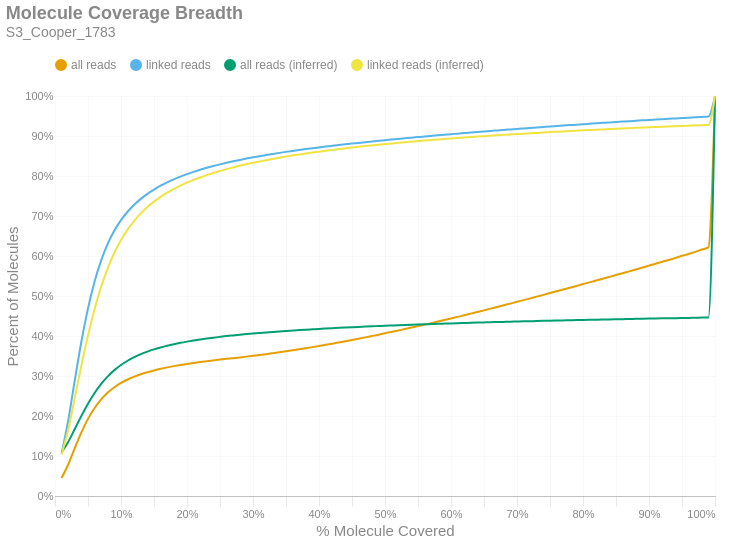

Notebook code for this chart:
### Markdown cell above
### Molecule Read Coverage
This chart shows molecule coverage breadth as computed by the number of bases aligned to that molecule. In other words, "*how much of each unique long molecule is actually sequenced/aligned?*" Keep in mind there is a distinction between sequences and alignments, since some sequences belonging to a particular molecule may not align well and wouldn't appear in the alignment data. This chart also shows molecule coverage breadth as computed by the *inferred fragment* from which the aligned sequences originate. Unlike read coverage, this calculation takes into account the total insert size, including unsequenced gaps between the forward and reverse reads. Like the previous figures, these are cumulative percents.

### Code cell
if SKIPLR:
    print_html(f"Skipped")
else:
    binned_df = consolidated_hist(valids['coverage_bp'], mask, 0.01, True)
    binned_df_inf = consolidated_hist(valids['coverage_inserts'], mask, 0.01, True)
    binned_df = binned_df.with_columns(pl.lit(binned_df_inf['all reads (cumsum)']).alias('all reads (inferred)'))
    binned_df = binned_df.with_columns(pl.lit(binned_df_inf['linked reads (cumsum)']).alias('linked reads (inferred)'))
    binned_df = binned_df.with_columns(
        (pl.col('bin').cast(pl.Float64) + 0.01).alias('right_edge')
    )

    with SafeRender(binned_df):
        (
            density_plot(binned_df, 'Molecule Coverage Breadth', samplename, 'molcov', ['all reads (inferred)','linked reads (inferred)'])
            .encode(
                #x=alt.X('bin:Q', title="% Molecule Covered").axis(format = '%').scale(padding=0),
                x=alt.X('right_edge:Q', title="% Molecule Covered").axis(format='%').scale(padding=0),
                y=alt.Y('value:Q', title='Percent of Molecules')
                    .axis(format='%')
                    .stack(False)
                    .scale(domainMin=0, padding=0),
                color=alt.Color("key:N").scale(domain = ["all reads", "linked reads", "all reads (inferred)", "linked reads (inferred)"]),
                tooltip = [
                    alt.Tooltip("key:N", title = "Data Type"),
                    alt.Tooltip("range_label:N", title="% Molecule Covered"),
                    alt.Tooltip("value:Q", format = ".2%", title="% Molecules")
                ]
            )
        ).display()

### Figure 1 — Vega-Lite specification as saved in the notebook (floating-point values rounded to 4 significant figures)
{"width": "container", "height": 400, "config": {"title": {"anchor": "start", "dy": -15, "fontSize": 18, "color": "#888888", "subtitleColor": "#888888", "subtitleFontSize": 14}, "arc": {"fill": "#0072B2"}, "axis": {"domainColor": "#888888", "domainWidth": 0.5, "gridWidth": 0.2, "grid": false, "titleFontWeight": 400, "titleFontSize": 15, "labelFontSize": 11, "labelColor": "#888888", "tickColor": "#888888", "tickWidth": 0.2, "titleColor": "#888888"}, "axisBand": {"grid": false}, "axisX": {"grid": true, "tickSize": 10, "domainCap": "round"}, "axisY": {"domain": false, "grid": true, "tickSize": 0, "domainCap": "round"}, "background": "transparent", "header": {"labelFontSize": 15, "labelColor": "#888888", "titleFontSize": 15, "titleFontWeight": 600, "titleColor": "#888888"}, "legend": {"labelFont": "sans-serif", "labelFontSize": 12, "labelColor": "#888888", "symbolSize": 100, "symbolType": "circle", "titleFontSize": 12, "titlePadding": 10, "titleColor": "#888888", "title": null, "orient": "top"}, "range": {"category": ["#E69F00", "#56B4E9", "#009E73", "#F0E442", "#0072B2", "#D55E00", "#CC79A7", "#000000"], "diverging": ["#cfe8f3", "#a2d4ec", "#73bfe2", "#46abdb", "#1696d2", "#12719e"]}, "area": {"fill": "#0072B2", "fillOpacity": 0.7, "line": true, "strokeOpacity": 0.7}, "line": {"color": "#0072B2", "stroke": "#0072B2", "strokeWidth": 2}, "trail": {"color": "#0072B2", "stroke": "#0072B2", "strokeWidth": 0, "size": 1}, "point": {"filled": true, "fillOpacity": 1.0, "size": 95}, "text": {"color": "#888888", "fontSize": 11, "align": "right", "fontWeight": 400, "size": 11}, "bar": {"fill": "#0072B2", "stroke": null}, "view": {"stroke": null, "continuousWidth": 660, "continuousHeight": 400}}, "data": {"name": "data-c9cc6e380baedde9c6ad75507c170136"}, "mark": {"type": "line", "interpolate": "monotone", "point": {"opacity": 0, "size": 275}}, "encoding": {"color": {"field": "key", "scale": {"domain": ["all reads", "linked reads", "all reads (inferred)", "linked reads (inferred)"]}, "type": "nominal"}, "tooltip": [{"field": "key", "title": "Data Type", "type": "nominal"}, {"field": "range_label", "title": "% Molecule Covered", "type": "nominal"}, {"field": "value", "format": ".2%", "title": "% Molecules", "type": "quantitative"}], "x": {"axis": {"format": "%"}, "field": "right_edge", "scale": {"padding": 0}, "title": "% Molecule Covered", "type": "quantitative"}, "y": {"axis": {"format": "%"}, "field": "value", "scale": {"domainMin": 0, "padding": 0}, "stack": false, "title": "Percent of Molecules", "type": "quantitative"}}, "params": [{"name": "param_c36ac31b6afebe62", "select": {"type": "point", "fields": ["key"]}, "bind": "legend"}], "title": {"text": "Molecule Coverage Breadth", "subtitle": "S3_Cooper_1783"}, "transform": [{"fold": ["all reads (cumsum)", "linked reads (cumsum)", "all reads (inferred)", "linked reads (inferred)"]}, {"calculate": "replace(datum.key, ' (cumsum)', '')", "as": "key"}, {"filter": {"param": "param_c36ac31b6afebe62"}}], "usermeta": {"embedOptions": {"downloadFileName": "S3_Cooper_1783.molcov"}}, "$schema": "https://vega.github.io/schema/vega-lite/v6.1.0.json", "datasets": {"data-c9cc6e380baedde9c6ad75507c170136": [{"bin": "0.0", "interval": "0.0-0.01", "all reads": 0.0449, "linked reads": 0.1061, "all reads (cumsum)": 0.0449, "linked reads (cumsum)": 0.1061, "range_label": "0.0-0.01", "all reads (inferred)": 0.1094, "linked reads (inferred)": 0.1036, "right_edge": 0.01}, {"bin": "0.01", "interval": "0.01-0.02", "all reads": 0.03391, "linked reads": 0.08262, "all reads (cumsum)": 0.0788, "linked reads (cumsum)": 0.1887, "range_label": "0.01-0.02", "all reads (inferred)": 0.1352, "linked reads (inferred)": 0.1661, "right_edge": 0.02}, {"bin": "0.02", "interval": "0.02-0.03", "all reads": 0.04107, "linked reads": 0.1008, "all reads (cumsum)": 0.1199, "linked reads (cumsum)": 0.2895, "range_label": "0.02-0.03", "all reads (inferred)": 0.1674, "linked reads (inferred)": 0.2453, "right_edge": 0.03}, {"bin": "0.03", "interval": "0.03-0.04", "all reads": 0.03935, "linked reads": 0.09677, "all reads (cumsum)": 0.1592, "linked reads (cumsum)": 0.3863, "range_label": "0.03-0.04", "all reads (inferred)": 0.2004, "linked reads (inferred)": 0.3264, "right_edge": 0.04}, {"bin": "0.04", "interval": "0.04-0.05", "all reads": 0.0336, "linked reads": 0.08272, "all reads (cumsum)": 0.1928, "linked reads (cumsum)": 0.469, "range_label": "0.04-0.05", "all reads (inferred)": 0.2309, "linked reads (inferred)": 0.4016, "right_edge": 0.05}, {"bin": "0.05", "interval": "0.05-0.06", "all reads": 0.02733, "linked reads": 0.06723, "all reads (cumsum)": 0.2202, "linked reads (cumsum)": 0.5362, "range_label": "0.05-0.06", "all reads (inferred)": 0.2576, "linked reads (inferred)": 0.4674, "right_edge": 0.06}, {"bin": "0.06", "interval": "0.06-0.07", "all reads": 0.02149, "linked reads": 0.05287, "all reads (cumsum)": 0.2416, "linked reads (cumsum)": 0.5891, "range_label": "0.06-0.07", "all reads (inferred)": 0.2803, "linked reads (inferred)": 0.5234, "right_edge": 0.07}, {"bin": "0.07", "interval": "0.07-0.08", "all reads": 0.01695, "linked reads": 0.04165, "all reads (cumsum)": 0.2586, "linked reads (cumsum)": 0.6307, "range_label": "0.07-0.08", "all reads (inferred)": 0.2992, "linked reads (inferred)": 0.57, "right_edge": 0.08}, {"bin": "0.08", "interval": "0.08-0.09", "all reads": 0.01335, "linked reads": 0.03275, "all reads (cumsum)": 0.2719, "linked reads (cumsum)": 0.6635, "range_label": "0.08-0.09", "all reads (inferred)": 0.3147, "linked reads (inferred)": 0.6082, "right_edge": 0.09}, {"bin": "0.09", "interval": "0.09-0.1", "all reads": 0.01065, "linked reads": 0.02605, "all reads (cumsum)": 0.2826, "linked reads (cumsum)": 0.6895, "range_label": "0.09-0.1", "all reads (inferred)": 0.3275, "linked reads (inferred)": 0.6399, "right_edge": 0.1}, {"bin": "0.1", "interval": "0.1-0.11", "all reads": 0.008644, "linked reads": 0.02112, "all reads (cumsum)": 0.2912, "linked reads (cumsum)": 0.7107, "range_label": "0.1-0.11", "all reads (inferred)": 0.3381, "linked reads (inferred)": 0.666, "right_edge": 0.11}, {"bin": "0.11", "interval": "0.11-0.12", "all reads": 0.007103, "linked reads": 0.01735, "all reads (cumsum)": 0.2983, "linked reads (cumsum)": 0.728, "range_label": "0.11-0.12", "all reads (inferred)": 0.3471, "linked reads (inferred)": 0.688, "right_edge": 0.12}, {"bin": "0.12", "interval": "0.12-0.13", "all reads": 0.006077, "linked reads": 0.01479, "all reads (cumsum)": 0.3044, "linked reads (cumsum)": 0.7428, "range_label": "0.12-0.13", "all reads (inferred)": 0.3546, "linked reads (inferred)": 0.7065, "right_edge": 0.13}, {"bin": "0.13", "interval": "0.13-0.14", "all reads": 0.005113, "linked reads": 0.01242, "all reads (cumsum)": 0.3095, "linked reads (cumsum)": 0.7552, "range_label": "0.13-0.14", "all reads (inferred)": 0.361, "linked reads (inferred)": 0.7223, "right_edge": 0.14}, {"bin": "0.14", "interval": "0.14-0.15", "all reads": 0.004445, "linked reads": 0.01077, "all reads (cumsum)": 0.314, "linked reads (cumsum)": 0.766, "range_label": "0.14-0.15", "all reads (inferred)": 0.3666, "linked reads (inferred)": 0.7359, "right_edge": 0.15}, {"bin": "0.15", "interval": "0.15-0.16", "all reads": 0.004019, "linked reads": 0.009686, "all reads (cumsum)": 0.318, "linked reads (cumsum)": 0.7757, "range_label": "0.15-0.16", "all reads (inferred)": 0.3714, "linked reads (inferred)": 0.7478, "right_edge": 0.16}, {"bin": "0.16", "interval": "0.16-0.17", "all reads": 0.003529, "linked reads": 0.008467, "all reads (cumsum)": 0.3215, "linked reads (cumsum)": 0.7841, "range_label": "0.16-0.17", "all reads (inferred)": 0.3757, "linked reads (inferred)": 0.7582, "right_edge": 0.17}, {"bin": "0.17", "interval": "0.17-0.18", "all reads": 0.003141, "linked reads": 0.007495, "all reads (cumsum)": 0.3247, "linked reads (cumsum)": 0.7916, "range_label": "0.17-0.18", "all reads (inferred)": 0.3795, "linked reads (inferred)": 0.7675, "right_edge": 0.18}, {"bin": "0.18", "interval": "0.18-0.19", "all reads": 0.002894, "linked reads": 0.006826, "all reads (cumsum)": 0.3276, "linked reads (cumsum)": 0.7985, "range_label": "0.18-0.19", "all reads (inferred)": 0.3829, "linked reads (inferred)": 0.7759, "right_edge": 0.19}, {"bin": "0.19", "interval": "0.19-0.2", "all reads": 0.002628, "linked reads": 0.006161, "all reads (cumsum)": 0.3302, "linked reads (cumsum)": 0.8046, "range_label": "0.19-0.2", "all reads (inferred)": 0.3859, "linked reads (inferred)": 0.7834, "right_edge": 0.2}, {"bin": "0.2", "interval": "0.2-0.21", "all reads": 0.002428, "linked reads": 0.005649, "all reads (cumsum)": 0.3326, "linked reads (cumsum)": 0.8103, "range_label": "0.2-0.21", "all reads (inferred)": 0.3887, "linked reads (inferred)": 0.7902, "right_edge": 0.21}, {"bin": "0.21", "interval": "0.21-0.22", "all reads": 0.002309, "linked reads": 0.005287, "all reads (cumsum)": 0.3349, "linked reads (cumsum)": 0.8156, "range_label": "0.21-0.22", "all reads (inferred)": 0.3912, "linked reads (inferred)": 0.7964, "right_edge": 0.22}, {"bin": "0.22", "interval": "0.22-0.23", "all reads": 0.002153, "linked reads": 0.004851, "all reads (cumsum)": 0.3371, "linked reads (cumsum)": 0.8204, "range_label": "0.22-0.23", "all reads (inferred)": 0.3936, "linked reads (inferred)": 0.8021, "right_edge": 0.23}, {"bin": "0.23", "interval": "0.23-0.24", "all reads": 0.001997, "linked reads": 0.00444, "all reads (cumsum)": 0.3391, "linked reads (cumsum)": 0.8249, "range_label": "0.23-0.24", "all reads (inferred)": 0.3958, "linked reads (inferred)": 0.8075, "right_edge": 0.24}, {"bin": "0.24", "interval": "0.24-0.25", "all reads": 0.001927, "linked reads": 0.004227, "all reads (cumsum)": 0.341, "linked reads (cumsum)": 0.8291, "range_label": "0.24-0.25", "all reads (inferred)": 0.3978, "linked reads (inferred)": 0.8125, "right_edge": 0.25}, {"bin": "0.25", "interval": "0.25-0.26", "all reads": 0.001848, "linked reads": 0.003929, "all reads (cumsum)": 0.3429, "linked reads (cumsum)": 0.833, "range_label": "0.25-0.26", "all reads (inferred)": 0.3998, "linked reads (inferred)": 0.8172, "right_edge": 0.26}, {"bin": "0.26", "interval": "0.26-0.27", "all reads": 0.001809, "linked reads": 0.003665, "all reads (cumsum)": 0.3447, "linked reads (cumsum)": 0.8367, "range_label": "0.26-0.27", "all reads (inferred)": 0.4015, "linked reads (inferred)": 0.8214, "right_edge": 0.27}, {"bin": "0.27", "interval": "0.27-0.28", "all reads": 0.001855, "linked reads": 0.003509, "all reads (cumsum)": 0.3465, "linked reads (cumsum)": 0.8402, "range_label": "0.27-0.28", "all reads (inferred)": 0.4032, "linked reads (inferred)": 0.8255, "right_edge": 0.28}, {"bin": "0.28", "interval": "0.28-0.29", "all reads": 0.001931, "linked reads": 0.00335, "all reads (cumsum)": 0.3484, "linked reads (cumsum)": 0.8435, "range_label": "0.28-0.29", "all reads (inferred)": 0.4047, "linked reads (inferred)": 0.8293, "right_edge": 0.29}, {"bin": "0.29", "interval": "0.29-0.3", "all reads": 0.001989, "linked reads": 0.003115, "all reads (cumsum)": 0.3504, "linked reads (cumsum)": 0.8467, "range_label": "0.29-0.3", "all reads (inferred)": 0.4062, "linked reads (inferred)": 0.833, "right_edge": 0.3}, {"bin": "0.3", "interval": "0.3-0.31", "all reads": 0.00204, "linked reads": 0.002928, "all reads (cumsum)": 0.3525, "linked reads (cumsum)": 0.8496, "range_label": "0.3-0.31", "all reads (inferred)": 0.4076, "linked reads (inferred)": 0.8363, "right_edge": 0.31}, {"bin": "0.31", "interval": "0.31-0.32", "all reads": 0.002175, "linked reads": 0.002812, "all reads (cumsum)": 0.3547, "linked reads (cumsum)": 0.8524, "range_label": "0.31-0.32", "all reads (inferred)": 0.409, "linked reads (inferred)": 0.8396, "right_edge": 0.32}, {"bin": "0.32", "interval": "0.32-0.33", "all reads": 0.002304, "linked reads": 0.002774, "all reads (cumsum)": 0.357, "linked reads (cumsum)": 0.8552, "range_label": "0.32-0.33", "all reads (inferred)": 0.4102, "linked reads (inferred)": 0.8427, "right_edge": 0.33}, {"bin": "0.33", "interval": "0.33-0.34", "all reads": 0.002353, "linked reads": 0.002654, "all reads (cumsum)": 0.3593, "linked reads (cumsum)": 0.8578, "range_label": "0.33-0.34", "all reads (inferred)": 0.4115, "linked reads (inferred)": 0.8457, "right_edge": 0.34}, {"bin": "0.34", "interval": "0.34-0.35", "all reads": 0.002409, "linked reads": 0.002513, "all reads (cumsum)": 0.3617, "linked reads (cumsum)": 0.8603, "range_label": "0.34-0.35", "all reads (inferred)": 0.4126, "linked reads (inferred)": 0.8485, "right_edge": 0.35}, {"bin": "0.35", "interval": "0.35-0.36", "all reads": 0.002506, "linked reads": 0.0024, "all reads (cumsum)": 0.3642, "linked reads (cumsum)": 0.8627, "range_label": "0.35-0.36", "all reads (inferred)": 0.4137, "linked reads (inferred)": 0.8511, "right_edge": 0.36}, {"bin": "0.36", "interval": "0.36-0.37", "all reads": 0.002561, "linked reads": 0.002277, "all reads (cumsum)": 0.3668, "linked reads (cumsum)": 0.865, "range_label": "0.36-0.37", "all reads (inferred)": 0.4148, "linked reads (inferred)": 0.8537, "right_edge": 0.37}, {"bin": "0.37", "interval": "0.37-0.38", "all reads": 0.002658, "linked reads": 0.002221, "all reads (cumsum)": 0.3694, "linked reads (cumsum)": 0.8672, "range_label": "0.37-0.38", "all reads (inferred)": 0.4158, "linked reads (inferred)": 0.8562, "right_edge": 0.38}, {"bin": "0.38", "interval": "0.38-0.39", "all reads": 0.002736, "linked reads": 0.00216, "all reads (cumsum)": 0.3722, "linked reads (cumsum)": 0.8694, "range_label": "0.38-0.39", "all reads (inferred)": 0.4168, "linked reads (inferred)": 0.8586, "right_edge": 0.39}, {"bin": "0.39", "interval": "0.39-0.4", "all reads": 0.002823, "linked reads": 0.00209, "all reads (cumsum)": 0.375, "linked reads (cumsum)": 0.8715, "range_label": "0.39-0.4", "all reads (inferred)": 0.4177, "linked reads (inferred)": 0.8609, "right_edge": 0.4}, {"bin": "0.4", "interval": "0.4-0.41", "all reads": 0.002889, "linked reads": 0.002015, "all reads (cumsum)": 0.3779, "linked reads (cumsum)": 0.8735, "range_label": "0.4-0.41", "all reads (inferred)": 0.4186, "linked reads (inferred)": 0.8631, "right_edge": 0.41}, {"bin": "0.41", "interval": "0.41-0.42", "all reads": 0.002959, "linked reads": 0.001924, "all reads (cumsum)": 0.3809, "linked reads (cumsum)": 0.8754, "range_label": "0.41-0.42", "all reads (inferred)": 0.4195, "linked reads (inferred)": 0.8652, "right_edge": 0.42}, {"bin": "0.42", "interval": "0.42-0.43", "all reads": 0.003052, "linked reads": 0.00189, "all reads (cumsum)": 0.3839, "linked reads (cumsum)": 0.8773, "range_label": "0.42-0.43", "all reads (inferred)": 0.4204, "linked reads (inferred)": 0.8672, "right_edge": 0.43}, {"bin": "0.43", "interval": "0.43-0.44", "all reads": 0.003089, "linked reads": 0.001885, "all reads (cumsum)": 0.387, "linked reads (cumsum)": 0.8792, "range_label": "0.43-0.44", "all reads (inferred)": 0.4212, "linked reads (inferred)": 0.8692, "right_edge": 0.44}, {"bin": "0.44", "interval": "0.44-0.45", "all reads": 0.003145, "linked reads": 0.00182, "all reads (cumsum)": 0.3901, "linked reads (cumsum)": 0.881, "range_label": "0.44-0.45", "all reads (inferred)": 0.422, "linked reads (inferred)": 0.8711, "right_edge": 0.45}, {"bin": "0.45", "interval": "0.45-0.46", "all reads": 0.003205, "linked reads": 0.001766, "all reads (cumsum)": 0.3933, "linked reads (cumsum)": 0.8828, "range_label": "0.45-0.46", "all reads (inferred)": 0.4228, "linked reads (inferred)": 0.8729, "right_edge": 0.46}, {"bin": "0.46", "interval": "0.46-0.47", "all reads": 0.003252, "linked reads": 0.001701, "all reads (cumsum)": 0.3966, "linked reads (cumsum)": 0.8845, "range_label": "0.46-0.47", "all reads (inferred)": 0.4235, "linked reads (inferred)": 0.8747, "right_edge": 0.47}, {"bin": "0.47", "interval": "0.47-0.48", "all reads": 0.00331, "linked reads": 0.001694, "all reads (cumsum)": 0.3999, "linked reads (cumsum)": 0.8862, "range_label": "0.47-0.48", "all reads (inferred)": 0.4242, "linked reads (inferred)": 0.8764, "right_edge": 0.48}, {"bin": "0.48", "interval": "0.48-0.49", "all reads": 0.00332, "linked reads": 0.001733, "all reads (cumsum)": 0.4032, "linked reads (cumsum)": 0.8879, "range_label": "0.48-0.49", "all reads (inferred)": 0.4249, "linked reads (inferred)": 0.8781, "right_edge": 0.49}, {"bin": "0.49", "interval": "0.49-0.5", "all reads": 0.0037, "linked reads": 0.001689, "all reads (cumsum)": 0.4069, "linked reads (cumsum)": 0.8896, "range_label": "0.49-0.5", "all reads (inferred)": 0.4256, "linked reads (inferred)": 0.8798, "right_edge": 0.5}, {"bin": "0.5", "interval": "0.5-0.51", "all reads": 0.00321, "linked reads": 0.001556, "all reads (cumsum)": 0.4101, "linked reads (cumsum)": 0.8912, "range_label": "0.5-0.51", "all reads (inferred)": 0.4262, "linked reads (inferred)": 0.8813, "right_edge": 0.51}, {"bin": "0.51", "interval": "0.51-0.52", "all reads": 0.003637, "linked reads": 0.001603, "all reads (cumsum)": 0.4138, "linked reads (cumsum)": 0.8928, "range_label": "0.51-0.52", "all reads (inferred)": 0.4269, "linked reads (inferred)": 0.8829, "right_edge": 0.52}, {"bin": "0.52", "interval": "0.52-0.53", "all reads": 0.003527, "linked reads": 0.001558, "all reads (cumsum)": 0.4173, "linked reads (cumsum)": 0.8943, "range_label": "0.52-0.53", "all reads (inferred)": 0.4275, "linked reads (inferred)": 0.8844, "right_edge": 0.53}, {"bin": "0.53", "interval": "0.53-0.54", "all reads": 0.00373, "linked reads": 0.001492, "all reads (cumsum)": 0.421, "linked reads (cumsum)": 0.8958, "range_label": "0.53-0.54", "all reads (inferred)": 0.4281, "linked reads (inferred)": 0.8858, "right_edge": 0.54}, {"bin": "0.54", "interval": "0.54-0.55", "all reads": 0.003647, "linked reads": 0.00147, "all reads (cumsum)": 0.4247, "linked reads (cumsum)": 0.8973, "range_label": "0.54-0.55", "all reads (inferred)": 0.4287, "linked reads (inferred)": 0.8872, "right_edge": 0.55}, {"bin": "0.55", "interval": "0.55-0.56", "all reads": 0.003805, "linked reads": 0.001474, "all reads (cumsum)": 0.4285, "linked reads (cumsum)": 0.8987, "range_label": "0.55-0.56", "all reads (inferred)": 0.4293, "linked reads (inferred)": 0.8886, "right_edge": 0.56}, {"bin": "0.56", "interval": "0.56-0.57", "all reads": 0.003765, "linked reads": 0.001489, "all reads (cumsum)": 0.4322, "linked reads (cumsum)": 0.9002, "range_label": "0.56-0.57", "all reads (inferred)": 0.4299, "linked reads (inferred)": 0.89, "right_edge": 0.57}, {"bin": "0.57", "interval": "0.57-0.58", "all reads": 0.00381, "linked reads": 0.001466, "all reads (cumsum)": 0.4361, "linked reads (cumsum)": 0.9017, "range_label": "0.57-0.58", "all reads (inferred)": 0.4304, "linked reads (inferred)": 0.8913, "right_edge": 0.58}, {"bin": "0.58", "interval": "0.58-0.59", "all reads": 0.003877, "linked reads": 0.001404, "all reads (cumsum)": 0.4399, "linked reads (cumsum)": 0.9031, "range_label": "0.58-0.59", "all reads (inferred)": 0.431, "linked reads (inferred)": 0.8926, "right_edge": 0.59}, {"bin": "0.59", "interval": "0.59-0.6", "all reads": 0.003987, "linked reads": 0.001438, "all reads (cumsum)": 0.4439, "linked reads (cumsum)": 0.9045, "range_label": "0.59-0.6", "all reads (inferred)": 0.4315, "linked reads (inferred)": 0.8938, "right_edge": 0.6}, {"bin": "0.6", "interval": "0.6-0.61", "all reads": 0.003855, "linked reads": 0.001358, "all reads (cumsum)": 0.4478, "linked reads (cumsum)": 0.9059, "range_label": "0.6-0.61", "all reads (inferred)": 0.432, "linked reads (inferred)": 0.8951, "right_edge": 0.61}, {"bin": "0.61", "interval": "0.61-0.62", "all reads": 0.004076, "linked reads": 0.00139, "all reads (cumsum)": 0.4519, "linked reads (cumsum)": 0.9073, "range_label": "0.61-0.62", "all reads (inferred)": 0.4325, "linked reads (inferred)": 0.8963, "right_edge": 0.62}, {"bin": "0.62", "interval": "0.62-0.63", "all reads": 0.004053, "linked reads": 0.001385, "all reads (cumsum)": 0.4559, "linked reads (cumsum)": 0.9087, "range_label": "0.62-0.63", "all reads (inferred)": 0.433, "linked reads (inferred)": 0.8974, "right_edge": 0.63}, {"bin": "0.63", "interval": "0.63-0.64", "all reads": 0.004091, "linked reads": 0.001347, "all reads (cumsum)": 0.46, "linked reads (cumsum)": 0.91, "range_label": "0.63-0.64", "all reads (inferred)": 0.4335, "linked reads (inferred)": 0.8986, "right_edge": 0.64}, {"bin": "0.64", "interval": "0.64-0.65", "all reads": 0.004096, "linked reads": 0.001282, "all reads (cumsum)": 0.4641, "linked reads (cumsum)": 0.9113, "range_label": "0.64-0.65", "all reads (inferred)": 0.434, "linked reads (inferred)": 0.8997, "right_edge": 0.65}, {"bin": "0.65", "interval": "0.65-0.66", "all reads": 0.004308, "linked reads": 0.001352, "all reads (cumsum)": 0.4684, "linked reads (cumsum)": 0.9127, "range_label": "0.65-0.66", "all reads (inferred)": 0.4344, "linked reads (inferred)": 0.9008, "right_edge": 0.66}, {"bin": "0.66", "interval": "0.66-0.67", "all reads": 0.004117, "linked reads": 0.001292, "all reads (cumsum)": 0.4725, "linked reads (cumsum)": 0.914, "range_label": "0.66-0.67", "all reads (inferred)": 0.4349, "linked reads (inferred)": 0.9018, "right_edge": 0.67}, {"bin": "0.67", "interval": "0.67-0.68", "all reads": 0.004272, "linked reads": 0.00129, "all reads (cumsum)": 0.4768, "linked reads (cumsum)": 0.9152, "range_label": "0.67-0.68", "all reads (inferred)": 0.4353, "linked reads (inferred)": 0.9028, "right_edge": 0.68}, {"bin": "0.68", "interval": "0.68-0.69", "all reads": 0.0042, "linked reads": 0.001255, "all reads (cumsum)": 0.481, "linked reads (cumsum)": 0.9165, "range_label": "0.68-0.69", "all reads (inferred)": 0.4357, "linked reads (inferred)": 0.9038, "right_edge": 0.69}, {"bin": "0.69", "interval": "0.69-0.7", "all reads": 0.004413, "linked reads": 0.001271, "all reads (cumsum)": 0.4854, "linked reads (cumsum)": 0.9178, "range_label": "0.69-0.7", "all reads (inferred)": 0.4362, "linked reads (inferred)": 0.9048, "right_edge": 0.7}, {"bin": "0.7", "interval": "0.7-0.71", "all reads": 0.004277, "linked reads": 0.00122, "all reads (cumsum)": 0.4897, "linked reads (cumsum)": 0.919, "range_label": "0.7-0.71", "all reads (inferred)": 0.4366, "linked reads (inferred)": 0.9059, "right_edge": 0.71}, {"bin": "0.71", "interval": "0.71-0.72", "all reads": 0.00435, "linked reads": 0.001229, "all reads (cumsum)": 0.494, "linked reads (cumsum)": 0.9202, "range_label": "0.71-0.72", "all reads (inferred)": 0.437, "linked reads (inferred)": 0.9068, "right_edge": 0.72}, {"bin": "0.72", "interval": "0.72-0.73", "all reads": 0.004417, "linked reads": 0.00121, "all reads (cumsum)": 0.4984, "linked reads (cumsum)": 0.9214, "range_label": "0.72-0.73", "all reads (inferred)": 0.4374, "linked reads (inferred)": 0.9078, "right_edge": 0.73}, {"bin": "0.73", "interval": "0.73-0.74", "all reads": 0.004348, "linked reads": 0.001233, "all reads (cumsum)": 0.5028, "linked reads (cumsum)": 0.9227, "range_label": "0.73-0.74", "all reads (inferred)": 0.4378, "linked reads (inferred)": 0.9087, "right_edge": 0.74}, {"bin": "0.74", "interval": "0.74-0.75", "all reads": 0.004624, "linked reads": 0.001221, "all reads (cumsum)": 0.5074, "linked reads (cumsum)": 0.9239, "range_label": "0.74-0.75", "all reads (inferred)": 0.4382, "linked reads (inferred)": 0.9097, "right_edge": 0.75}, {"bin": "0.75", "interval": "0.75-0.76", "all reads": 0.004323, "linked reads": 0.001129, "all reads (cumsum)": 0.5117, "linked reads (cumsum)": 0.925, "range_label": "0.75-0.76", "all reads (inferred)": 0.4386, "linked reads (inferred)": 0.9106, "right_edge": 0.76}, {"bin": "0.76", "interval": "0.76-0.77", "all reads": 0.004448, "linked reads": 0.001131, "all reads (cumsum)": 0.5162, "linked reads (cumsum)": 0.9261, "range_label": "0.76-0.77", "all reads (inferred)": 0.439, "linked reads (inferred)": 0.9115, "right_edge": 0.77}, {"bin": "0.77", "interval": "0.77-0.78", "all reads": 0.004415, "linked reads": 0.001148, "all reads (cumsum)": 0.5206, "linked reads (cumsum)": 0.9273, "range_label": "0.77-0.78", "all reads (inferred)": 0.4394, "linked reads (inferred)": 0.9124, "right_edge": 0.78}, {"bin": "0.78", "interval": "0.78-0.79", "all reads": 0.004484, "linked reads": 0.001117, "all reads (cumsum)": 0.5251, "linked reads (cumsum)": 0.9284, "range_label": "0.78-0.79", "all reads (inferred)": 0.4398, "linked reads (inferred)": 0.9132, "right_edge": 0.79}, {"bin": "0.79", "interval": "0.79-0.8", "all reads": 0.004695, "linked reads": 0.001179, "all reads (cumsum)": 0.5298, "linked reads (cumsum)": 0.9296, "range_label": "0.79-0.8", "all reads (inferred)": 0.4401, "linked reads (inferred)": 0.9141, "right_edge": 0.8}, {"bin": "0.8", "interval": "0.8-0.81", "all reads": 0.004325, "linked reads": 0.001072, "all reads (cumsum)": 0.5341, "linked reads (cumsum)": 0.9307, "range_label": "0.8-0.81", "all reads (inferred)": 0.4405, "linked reads (inferred)": 0.9149, "right_edge": 0.81}, {"bin": "0.81", "interval": "0.81-0.82", "all reads": 0.004517, "linked reads": 0.001092, "all reads (cumsum)": 0.5386, "linked reads (cumsum)": 0.9317, "range_label": "0.81-0.82", "all reads (inferred)": 0.4408, "linked reads (inferred)": 0.9157, "right_edge": 0.82}, {"bin": "0.82", "interval": "0.82-0.83", "all reads": 0.00463, "linked reads": 0.001102, "all reads (cumsum)": 0.5433, "linked reads (cumsum)": 0.9328, "range_label": "0.82-0.83", "all reads (inferred)": 0.4412, "linked reads (inferred)": 0.9165, "right_edge": 0.83}, {"bin": "0.83", "interval": "0.83-0.84", "all reads": 0.004581, "linked reads": 0.001097, "all reads (cumsum)": 0.5478, "linked reads (cumsum)": 0.9339, "range_label": "0.83-0.84", "all reads (inferred)": 0.4415, "linked reads (inferred)": 0.9173, "right_edge": 0.84}, {"bin": "0.84", "interval": "0.84-0.85", "all reads": 0.004562, "linked reads": 0.001023, "all reads (cumsum)": 0.5524, "linked reads (cumsum)": 0.935, "range_label": "0.84-0.85", "all reads (inferred)": 0.4418, "linked reads (inferred)": 0.9181, "right_edge": 0.85}, {"bin": "0.85", "interval": "0.85-0.86", "all reads": 0.004628, "linked reads": 0.001049, "all reads (cumsum)": 0.557, "linked reads (cumsum)": 0.936, "range_label": "0.85-0.86", "all reads (inferred)": 0.4422, "linked reads (inferred)": 0.9188, "right_edge": 0.86}, {"bin": "0.86", "interval": "0.86-0.87", "all reads": 0.004603, "linked reads": 0.001043, "all reads (cumsum)": 0.5616, "linked reads (cumsum)": 0.9371, "range_label": "0.86-0.87", "all reads (inferred)": 0.4425, "linked reads (inferred)": 0.9196, "right_edge": 0.87}, {"bin": "0.87", "interval": "0.87-0.88", "all reads": 0.004751, "linked reads": 0.001018, "all reads (cumsum)": 0.5664, "linked reads (cumsum)": 0.9381, "range_label": "0.87-0.88", "all reads (inferred)": 0.4428, "linked reads (inferred)": 0.9203, "right_edge": 0.88}, {"bin": "0.88", "interval": "0.88-0.89", "all reads": 0.004705, "linked reads": 0.001013, "all reads (cumsum)": 0.5711, "linked reads (cumsum)": 0.9391, "range_label": "0.88-0.89", "all reads (inferred)": 0.4431, "linked reads (inferred)": 0.921, "right_edge": 0.89}, {"bin": "0.89", "interval": "0.89-0.9", "all reads": 0.004849, "linked reads": 0.00103, "all reads (cumsum)": 0.5759, "linked reads (cumsum)": 0.9401, "range_label": "0.89-0.9", "all reads (inferred)": 0.4435, "linked reads (inferred)": 0.9218, "right_edge": 0.9}, {"bin": "0.9", "interval": "0.9-0.91", "all reads": 0.004578, "linked reads": 0.0009345, "all reads (cumsum)": 0.5805, "linked reads (cumsum)": 0.9411, "range_label": "0.9-0.91", "all reads (inferred)": 0.4438, "linked reads (inferred)": 0.9225, "right_edge": 0.91}, {"bin": "0.91", "interval": "0.91-0.92", "all reads": 0.005135, "linked reads": 0.0009496, "all reads (cumsum)": 0.5856, "linked reads (cumsum)": 0.942, "range_label": "0.91-0.92", "all reads (inferred)": 0.4441, "linked reads (inferred)": 0.9232, "right_edge": 0.92}, {"bin": "0.92", "interval": "0.92-0.93", "all reads": 0.004549, "linked reads": 0.000982, "all reads (cumsum)": 0.5902, "linked reads (cumsum)": 0.943, "range_label": "0.92-0.93", "all reads (inferred)": 0.4444, "linked reads (inferred)": 0.9238, "right_edge": 0.93}, {"bin": "0.93", "interval": "0.93-0.94", "all reads": 0.00492, "linked reads": 0.0009479, "all reads (cumsum)": 0.5951, "linked reads (cumsum)": 0.9439, "range_label": "0.93-0.94", "all reads (inferred)": 0.4447, "linked reads (inferred)": 0.9245, "right_edge": 0.94}, {"bin": "0.94", "interval": "0.94-0.95", "all reads": 0.005412, "linked reads": 0.0009487, "all reads (cumsum)": 0.6005, "linked reads (cumsum)": 0.9449, "range_label": "0.94-0.95", "all reads (inferred)": 0.445, "linked reads (inferred)": 0.9251, "right_edge": 0.95}, {"bin": "0.95", "interval": "0.95-0.96", "all reads": 0.004536, "linked reads": 0.0009711, "all reads (cumsum)": 0.6051, "linked reads (cumsum)": 0.9459, "range_label": "0.95-0.96", "all reads (inferred)": 0.4453, "linked reads (inferred)": 0.9258, "right_edge": 0.96}, {"bin": "0.96", "interval": "0.96-0.97", "all reads": 0.005347, "linked reads": 0.0008879, "all reads (cumsum)": 0.6104, "linked reads (cumsum)": 0.9467, "range_label": "0.96-0.97", "all reads (inferred)": 0.4456, "linked reads (inferred)": 0.9265, "right_edge": 0.97}, {"bin": "0.97", "interval": "0.97-0.98", "all reads": 0.005755, "linked reads": 0.000924, "all reads (cumsum)": 0.6162, "linked reads (cumsum)": 0.9477, "range_label": "0.97-0.98", "all reads (inferred)": 0.446, "linked reads (inferred)": 0.9272, "right_edge": 0.98}, {"bin": "0.98", "interval": "0.98-0.99", "all reads": 0.005468, "linked reads": 0.0009678, "all reads (cumsum)": 0.6216, "linked reads (cumsum)": 0.9486, "range_label": "0.98-0.99", "all reads (inferred)": 0.4463, "linked reads (inferred)": 0.9277, "right_edge": 0.99}, {"bin": "0.99", "interval": "0.99-1.0", "all reads": 0.3784, "linked reads": 0.05137, "all reads (cumsum)": 1.0, "linked reads (cumsum)": 1.0, "range_label": "0.99-1.0", "all reads (inferred)": 1.0, "linked reads (inferred)": 1.0, "right_edge": 1.0}]}}
